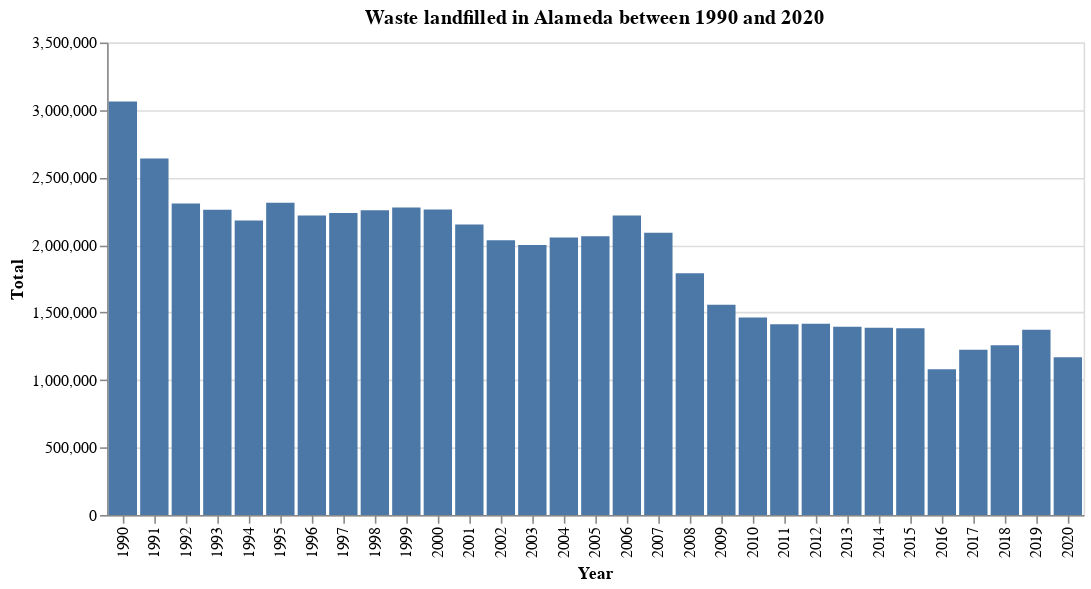

The notebook cell saved with this chart:
### Markdown cell above
Now, create a bar chart using [Total] and [Year]

### Code cell
alt.Chart(amount_alameda).mark_bar().encode(
    
    x = 'Year:O',
    y = 'Total'
    
).properties(
    
    title = "Waste landfilled in Alameda between 1990 and 2020"
    
)

### Figure 1 — Vega-Lite specification as saved in the notebook (floating-point values rounded to 4 significant figures)
{"config": {"view": {"continuousWidth": 400, "continuousHeight": 300}}, "data": {"name": "data-ba41f9cd2f0acb45442e6280b985329a"}, "mark": "bar", "encoding": {"x": {"type": "ordinal", "field": "Year"}, "y": {"type": "quantitative", "field": "Total"}}, "title": "Waste landfilled in Alameda between 1990 and 2020", "$schema": "https://vega.github.io/schema/vega-lite/v4.8.1.json", "datasets": {"data-ba41f9cd2f0acb45442e6280b985329a": [{"county": "Alameda", "1st Quarter": 724400.0, "2nd Quarter": 805800.0, "3rd Quarter": 798800.0, "4th Quarter": 733200.0, "Total": 3062276, "Year": 1990}, {"county": "Alameda", "1st Quarter": 641900.0, "2nd Quarter": 678500.0, "3rd Quarter": 677100.0, "4th Quarter": 644400.0, "Total": 2641831, "Year": 1991}, {"county": "Alameda", "1st Quarter": 575700.0, "2nd Quarter": 612000.0, "3rd Quarter": 616100.0, "4th Quarter": 504400.0, "Total": 2308210, "Year": 1992}, {"county": "Alameda", "1st Quarter": 551100.0, "2nd Quarter": 590200.0, "3rd Quarter": 576500.0, "4th Quarter": 544400.0, "Total": 2262146, "Year": 1993}, {"county": "Alameda", "1st Quarter": 499500.0, "2nd Quarter": 560600.0, "3rd Quarter": 562300.0, "4th Quarter": 559900.0, "Total": 2182315, "Year": 1994}, {"county": "Alameda", "1st Quarter": 574100.0, "2nd Quarter": 577200.0, "3rd Quarter": 591900.0, "4th Quarter": 570100.0, "Total": 2313406, "Year": 1995}, {"county": "Alameda", "1st Quarter": 547900.0, "2nd Quarter": 557300.0, "3rd Quarter": 567500.0, "4th Quarter": 545100.0, "Total": 2217835, "Year": 1996}, {"county": "Alameda", "1st Quarter": 532000.0, "2nd Quarter": 557500.0, "3rd Quarter": 580200.0, "4th Quarter": 566800.0, "Total": 2236481, "Year": 1997}, {"county": "Alameda", "1st Quarter": 534600.0, "2nd Quarter": 580100.0, "3rd Quarter": 601400.0, "4th Quarter": 540900.0, "Total": 2256929, "Year": 1998}, {"county": "Alameda", "1st Quarter": 535800.0, "2nd Quarter": 561900.0, "3rd Quarter": 618100.0, "4th Quarter": 561700.0, "Total": 2277511, "Year": 1999}, {"county": "Alameda", "1st Quarter": 549800.0, "2nd Quarter": 569500.0, "3rd Quarter": 583100.0, "4th Quarter": 561100.0, "Total": 2263473, "Year": 2000}, {"county": "Alameda", "1st Quarter": 536000.0, "2nd Quarter": 554500.0, "3rd Quarter": 557700.0, "4th Quarter": 503900.0, "Total": 2152028, "Year": 2001}, {"county": "Alameda", "1st Quarter": 488400.0, "2nd Quarter": 524300.0, "3rd Quarter": 517300.0, "4th Quarter": 505500.0, "Total": 2035572, "Year": 2002}, {"county": "Alameda", "1st Quarter": 477000.0, "2nd Quarter": 490800.0, "3rd Quarter": 526400.0, "4th Quarter": 505800.0, "Total": 2000026, "Year": 2003}, {"county": "Alameda", "1st Quarter": 503600.0, "2nd Quarter": 511600.0, "3rd Quarter": 527600.0, "4th Quarter": 513300.0, "Total": 2055950, "Year": 2004}, {"county": "Alameda", "1st Quarter": 504300.0, "2nd Quarter": 520900.0, "3rd Quarter": 530000.0, "4th Quarter": 509100.0, "Total": 2064312, "Year": 2005}, {"county": "Alameda", "1st Quarter": 540300.0, "2nd Quarter": 553800.0, "3rd Quarter": 562500.0, "4th Quarter": 561700.0, "Total": 2218252, "Year": 2006}, {"county": "Alameda", "1st Quarter": 550900.0, "2nd Quarter": 526000.0, "3rd Quarter": 525300.0, "4th Quarter": 488100.0, "Total": 2090272, "Year": 2007}, {"county": "Alameda", "1st Quarter": 452100.0, "2nd Quarter": 466700.0, "3rd Quarter": 446200.0, "4th Quarter": 425800.0, "Total": 1790756, "Year": 2008}, {"county": "Alameda", "1st Quarter": 392700.0, "2nd Quarter": 398700.0, "3rd Quarter": 392900.0, "4th Quarter": 373900.0, "Total": 1558254, "Year": 2009}, {"county": "Alameda", "1st Quarter": 352300.0, "2nd Quarter": 366700.0, "3rd Quarter": 382600.0, "4th Quarter": 362200.0, "Total": 1463801, "Year": 2010}, {"county": "Alameda", "1st Quarter": 339600.0, "2nd Quarter": 358700.0, "3rd Quarter": 362700.0, "4th Quarter": 352800.0, "Total": 1413842, "Year": 2011}, {"county": "Alameda", "1st Quarter": 333500.0, "2nd Quarter": 364100.0, "3rd Quarter": 369100.0, "4th Quarter": 349200.0, "Total": 1415994, "Year": 2012}, {"county": "Alameda", "1st Quarter": 341700.0, "2nd Quarter": 350700.0, "3rd Quarter": 357700.0, "4th Quarter": 344200.0, "Total": 1394284, "Year": 2013}, {"county": "Alameda", "1st Quarter": 328700.0, "2nd Quarter": 351400.0, "3rd Quarter": 355000.0, "4th Quarter": 351400.0, "Total": 1386482, "Year": 2014}, {"county": "Alameda", "1st Quarter": 349300.0, "2nd Quarter": 351400.0, "3rd Quarter": 350600.0, "4th Quarter": 332200.0, "Total": 1383459, "Year": 2015}, {"county": "Alameda", "1st Quarter": 272100.0, "2nd Quarter": 249600.0, "3rd Quarter": 279900.0, "4th Quarter": 278000.0, "Total": 1079574, "Year": 2016}, {"county": "Alameda", "1st Quarter": 289000.0, "2nd Quarter": 302600.0, "3rd Quarter": 343700.0, "4th Quarter": 289500.0, "Total": 1224733, "Year": 2017}, {"county": "Alameda", "1st Quarter": 289100.0, "2nd Quarter": 311700.0, "3rd Quarter": 295800.0, "4th Quarter": 361200.0, "Total": 1257882, "Year": 2018}, {"county": "Alameda", "1st Quarter": 346000.0, "2nd Quarter": 332000.0, "3rd Quarter": 354300.0, "4th Quarter": 339300.0, "Total": 1371642, "Year": 2019}, {"county": "Alameda", "1st Quarter": 296700.0, "2nd Quarter": 271600.0, "3rd Quarter": 307700.0, "4th Quarter": 293400.0, "Total": 1169349, "Year": 2020}]}}
